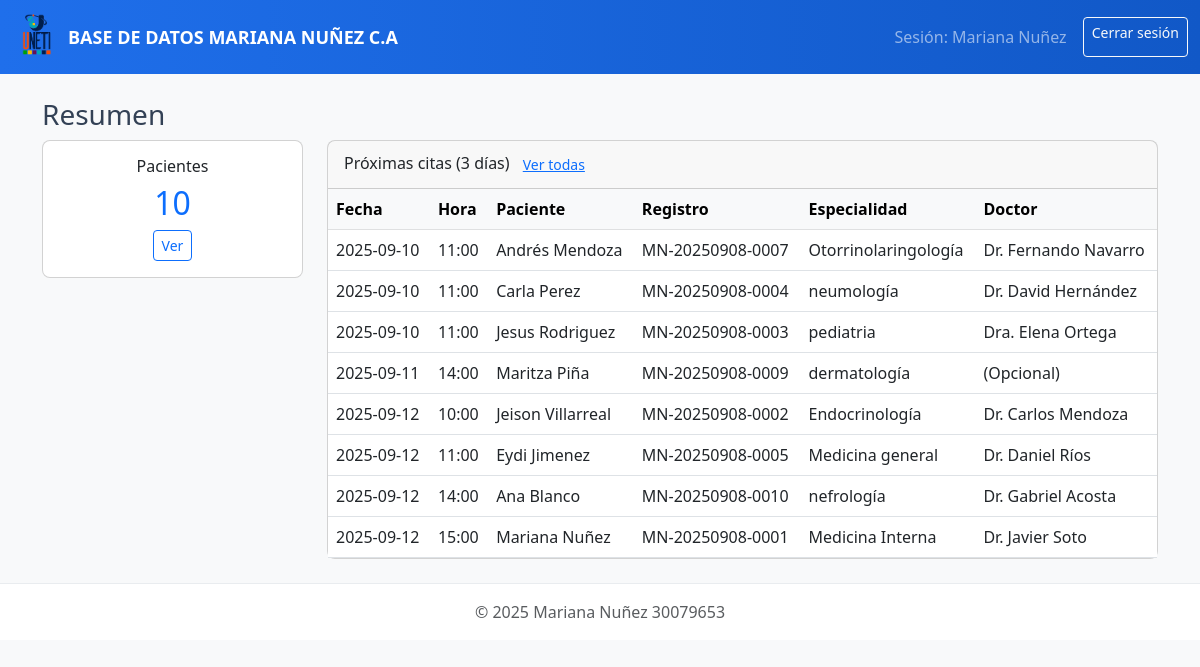
Page / (signed in) on the committed database.
### tables this page shows
CREATE TABLE patients (
        id INTEGER PRIMARY KEY AUTOINCREMENT,
        reg_number TEXT UNIQUE,
        primer_nombre TEXT,
        segundo_nombre TEXT,
        primer_apellido TEXT,
        segundo_apellido TEXT,
        ced_prefijo TEXT,
        ced_numero TEXT,
        fecha_nacimiento TEXT,
        edad INTEGER,
        telefono TEXT,
        telefono_domicilio TEXT,
        direccion TEXT,
        seguro TEXT,
        poliza TEXT,
        responsable TEXT,
        antecedentes TEXT,
        created_at TEXT
    );

CREATE TABLE appointments (
        id INTEGER PRIMARY KEY AUTOINCREMENT,
        patient_id INTEGER,
        reg_number TEXT,
        especialidad TEXT,
        fecha TEXT,
        hora TEXT,
        doctor TEXT,
        motivo TEXT,
        created_at TEXT,
        FOREIGN KEY(patient_id) REFERENCES patients(id)
    );

### app.py (the view)
@app.route('/')
@login_required
def dashboard():
    con = get_db()
    cur = con.cursor()
    cur.execute("SELECT COUNT(*) FROM patients")
    total_patients = cur.fetchone()[0]
    today = date.today()
    end = today + timedelta(days=3)
    cur.execute("""
      SELECT a.id, a.fecha, a.hora, a.especialidad, a.doctor, p.reg_number, p.primer_nombre, p.primer_apellido
      FROM appointments a JOIN patients p ON a.patient_id = p.id
      WHERE date(a.fecha) BETWEEN date(?) AND date(?)
      ORDER BY a.fecha, a.hora
    """, (today.isoformat(), end.isoformat()))
    upcoming = cur.fetchall()
    con.close()
    return render_template('dashboard.html', total_patients=total_patients, upcoming=upcoming)

### app.py (called while the page is built)
def get_db():
    con = sqlite3.connect(DB_FILE)
    con.row_factory = sqlite3.Row
    return con

def login_required(fn):
    from functools import wraps
    @wraps(fn)
    def wrapper(*args, **kwargs):
        if 'user_id' not in session:
            return redirect(url_for('login'))
        return fn(*args, **kwargs)
    return wrapper

### templates/dashboard.html
{% extends "layout.html" %}
{% block content %}
<div class="row">
  <div class="col-12">
    <h3>Resumen</h3>
  </div>
  <div class="col-md-3">
    <div class="card text-center">
      <div class="card-body">
        <h6>Pacientes</h6>
        <h2 class="text-primary">{{ total_patients }}</h2>
        <a href="{{ url_for('patients') }}" class="btn btn-sm btn-outline-primary">Ver</a>
      </div>
    </div>
  </div>
  <div class="col-md-9">
    <div class="card">
      <div class="card-header">
        Próximas citas (3 días)
        <a href="{{ url_for('appointments') }}" class="btn btn-sm btn-link">Ver todas</a>
      </div>
      <div class="card-body p-0">
        <table class="table mb-0">
          <thead class="table-light">
            <tr><th>Fecha</th><th>Hora</th><th>Paciente</th><th>Registro</th><th>Especialidad</th><th>Doctor</th></tr>
          </thead>
          <tbody>
            {% if upcoming %}
              {% for u in upcoming %}
                <tr>
                  <td>{{ u['fecha'] }}</td>
                  <td>{{ u['hora'] }}</td>
                  <td>{{ u['primer_nombre'] }} {{ u['primer_apellido'] }}</td>
                  <td>{{ u['reg_number'] }}</td>
                  <td>{{ u['especialidad'] }}</td>
                  <td>{{ u['doctor'] }}</td>
                </tr>
              {% endfor %}
            {% else %}
              <tr><td colspan="6" class="text-center">No hay citas próximas</td></tr>
            {% endif %}
          </tbody>
        </table>
      </div>
    </div>
  </div>
</div>
{% endblock %}

### templates/layout.html (shortened to what this page needs)
<!doctype html>
<html lang="es">
<head>
  <link href="https://cdn.jsdelivr.net/npm/bootstrap@5.3.0/dist/css/bootstrap.min.css" rel="stylesheet">
  <link href="{{ url_for('static', filename='css/style.css') }}" rel="stylesheet">
</head>
<body class="bg-light">
  <nav class="navbar navbar-expand-lg navbar-dark primary-bg">
    <div class="container-fluid">
      <a class="navbar-brand d-flex align-items-center" href="{{ url_for('dashboard') }}">
        <img src="{{ url_for('static', filename='img/logo.png') }}" alt="logo" height="48" class="me-2">
        BASE DE DATOS MARIANA NUÑEZ C.A
      </a>
      <div class="d-flex">
        {% if session.get('full_name') %}
          <span class="navbar-text me-3">Sesión: {{ session.get('full_name') }}</span>
          <a class="btn btn-outline-light btn-sm" href="{{ url_for('logout') }}">Cerrar sesión</a>
        {% endif %}
      </div>
    </div>
  </nav>
  <div class="container my-4">
    {% block content %}{% endblock %}
  </div>
  <footer class="footer mt-auto py-3 bg-white text-center">
    <div class="container">
      <span class="text-muted">© 2025 Mariana Nuñez 30079653</span>
    </div>
  </footer>
</body>
</html>

### static/css/style.css (style rules this page uses)
:root { --primary-blue:#1f6feb; --primary-dark:#1158c7; --soft-gray:#f3f6f9; --text-gray:#334155; }
body { background: var(--soft-gray); color: var(--text-gray); }
.primary-bg { background: linear-gradient(90deg, var(--primary-blue), var(--primary-dark)); }
.navbar-brand { font-weight:700; font-size:18px; color: #fff !important; }
.card { border-radius: 8px; }
.table thead { background: #ffffff; }
.footer { border-top:1px solid #e9ecef; }

### rows in the picture
patients: get "Mariana Nuñez"
appointments: fecha "2025-09-10", hora "11:00", primer_nombre "Andrés", primer_apellido "Mendoza", reg_number "MN-20250908-0007", especialidad "Otorrinolaringología", doctor "Dr. Fernando Navarro"
appointments: fecha "2025-09-10", hora "11:00", primer_nombre "Carla", primer_apellido "Perez", reg_number "MN-20250908-0004", especialidad "neumología", doctor "Dr. David Hernández"
appointments: fecha "2025-09-10", hora "11:00", primer_nombre "Jesus", primer_apellido "Rodriguez", reg_number "MN-20250908-0003", especialidad "pediatria", doctor "Dra. Elena Ortega"
appointments: fecha "2025-09-11", hora "14:00", primer_nombre "Maritza", primer_apellido "Piña", reg_number "MN-20250908-0009", especialidad "dermatología", doctor "(Opcional)"
appointments: fecha "2025-09-12", hora "10:00", primer_nombre "Jeison", primer_apellido "Villarreal", reg_number "MN-20250908-0002", especialidad "Endocrinología", doctor "Dr. Carlos Mendoza"
appointments: fecha "2025-09-12", hora "11:00", primer_nombre "Eydi", primer_apellido "Jimenez", reg_number "MN-20250908-0005", especialidad "Medicina general", doctor "Dr. Daniel Ríos"
appointments: fecha "2025-09-12", hora "14:00", primer_nombre "Ana", primer_apellido "Blanco", reg_number "MN-20250908-0010", especialidad "nefrología", doctor "Dr. Gabriel Acosta"
appointments: fecha "2025-09-12", hora "15:00", primer_nombre "Mariana", primer_apellido "Nuñez", reg_number "MN-20250908-0001", especialidad "Medicina Interna", doctor "Dr. Javier Soto"

### other values in the picture
{{ total_patients }} "10"
